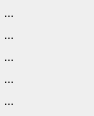
<?xml version="1.0" encoding="UTF-8"?>
<ui version="4.0">
 <class>Form</class>
 <widget class="QWidget" name="Form">
  <property name="geometry">
   <rect>
    <x>0</x>
    <y>0</y>
    <width>94</width>
    <height>116</height>
   </rect>
  </property>
  <property name="windowTitle">
   <string>Form</string>
  </property>
  <property name="styleSheet">
   <string notr="true">font: 8pt &quot;Arial&quot;;</string>
  </property>
  <layout class="QVBoxLayout" name="verticalLayout">
   <property name="spacing">
    <number>3</number>
   </property>
   <property name="leftMargin">
    <number>0</number>
   </property>
   <property name="topMargin">
    <number>2</number>
   </property>
   <property name="rightMargin">
    <number>0</number>
   </property>
   <property name="bottomMargin">
    <number>2</number>
   </property>
   <item>
    <widget class="QToolButton" name="buttonNext">
     <property name="maximumSize">
      <size>
       <width>18</width>
       <height>16</height>
      </size>
     </property>
     <property name="text">
      <string>...</string>
     </property>
     <property name="autoRaise">
      <bool>true</bool>
     </property>
    </widget>
   </item>
   <item>
    <widget class="QToolButton" name="buttonPrev">
     <property name="maximumSize">
      <size>
       <width>18</width>
       <height>16</height>
      </size>
     </property>
     <property name="text">
      <string>...</string>
     </property>
     <property name="autoRaise">
      <bool>true</bool>
     </property>
    </widget>
   </item>
   <item>
    <widget class="QToolButton" name="buttonLast">
     <property name="maximumSize">
      <size>
       <width>18</width>
       <height>16</height>
      </size>
     </property>
     <property name="text">
      <string>...</string>
     </property>
     <property name="autoRaise">
      <bool>true</bool>
     </property>
    </widget>
   </item>
   <item>
    <widget class="QToolButton" name="buttonFirst">
     <property name="maximumSize">
      <size>
       <width>18</width>
       <height>16</height>
      </size>
     </property>
     <property name="text">
      <string>...</string>
     </property>
     <property name="autoRaise">
      <bool>true</bool>
     </property>
    </widget>
   </item>
   <item>
    <widget class="QToolButton" name="buttonAll">
     <property name="maximumSize">
      <size>
       <width>18</width>
       <height>16</height>
      </size>
     </property>
     <property name="text">
      <string>...</string>
     </property>
     <property name="autoRaise">
      <bool>true</bool>
     </property>
    </widget>
   </item>
  </layout>
 </widget>
 <resources/>
 <connections/>
</ui>
